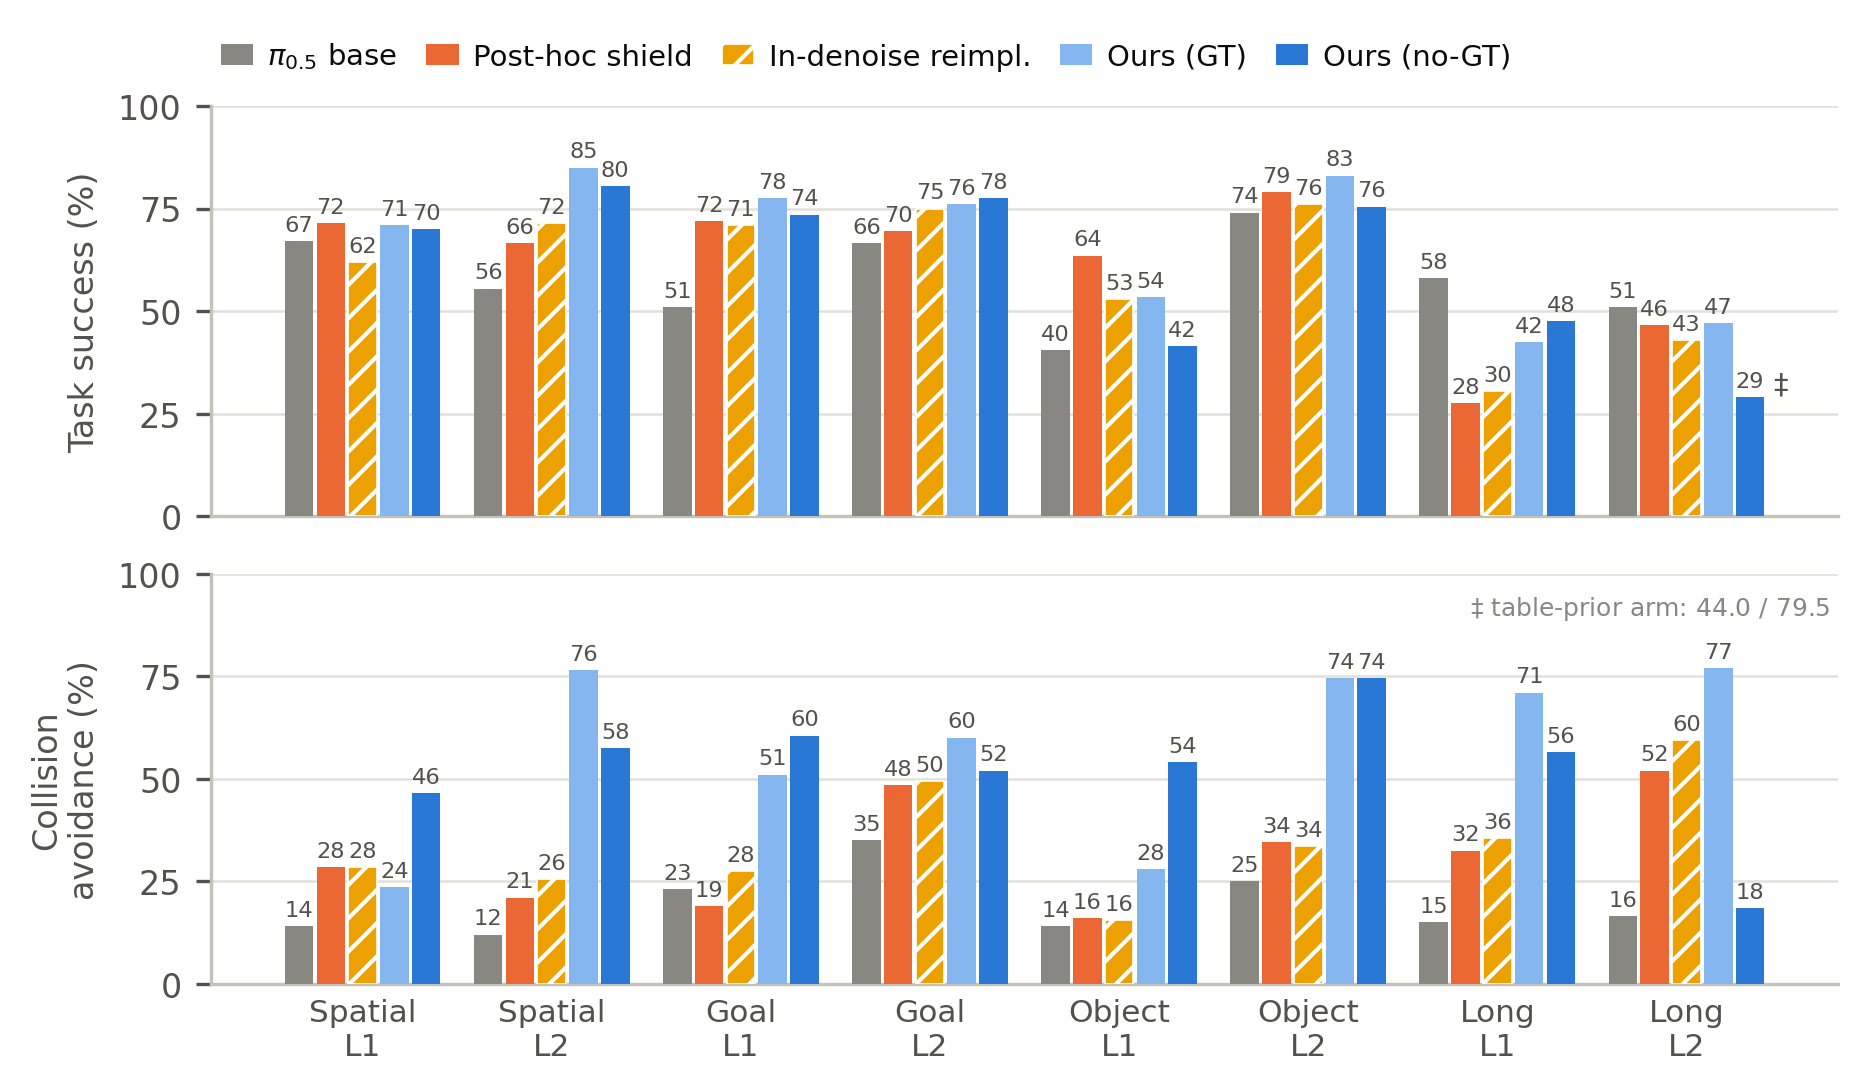

This figure's Python source:
"""SafeLIBERO five-arm board figure — sibling of fig_ls_board.py.

TSR per cell (top) + collision avoidance rate (bottom), five arms.
Numbers: Table tab:board in main.tex (frozen board, n=200/cell, >1mm
GT-hazard displacement criterion). Long L2 no-GT carries the
benchmark-definition-divergence dagger (table-prior arm 44.0/79.5).
"""
import matplotlib.pyplot as plt
import numpy as np

CELLS = ["Spatial\nL1", "Spatial\nL2", "Goal\nL1", "Goal\nL2",
         "Object\nL1", "Object\nL2", "Long\nL1", "Long\nL2"]

ARMS = [
    # name, TSR per cell, CAR per cell, color, hatch
    ("$\\pi_{0.5}$ base",  [67.0, 55.5, 51.0, 66.5, 40.5, 74.0, 58.0, 51.0],
                           [14.0, 12.0, 23.0, 35.0, 14.0, 25.0, 15.0, 16.5], "#898781", None),
    ("Post-hoc shield",    [71.5, 66.5, 72.0, 69.5, 63.5, 79.0, 27.5, 46.5],
                           [28.5, 21.0, 19.0, 48.5, 16.0, 34.5, 32.5, 52.0], "#eb6834", None),
    ("In-denoise reimpl.", [62.0, 71.5, 71.0, 75.0, 53.0, 76.0, 30.5, 43.0],
                           [28.5, 25.5, 27.5, 49.5, 15.5, 33.5, 35.5, 59.5], "#eda100", "///"),
    ("Ours (GT)",          [71.0, 85.0, 77.5, 76.0, 53.5, 83.0, 42.5, 47.0],
                           [23.5, 76.5, 51.0, 60.0, 28.0, 74.5, 71.0, 77.0], "#86b6ef", None),
    ("Ours (no-GT)",       [70.0, 80.5, 73.5, 77.5, 41.5, 75.5, 47.5, 29.0],
                           [46.5, 57.5, 60.5, 52.0, 54.0, 74.5, 56.5, 18.5], "#2a78d6", None),
]

INK, INK2, MUTED = "#0b0b0b", "#52514e", "#898781"
GRID, AXIS = "#e1e0d9", "#c3c2b7"

plt.rcParams.update({
    "font.family": "sans-serif",
    "font.sans-serif": ["DejaVu Sans"],
    "font.size": 8,
    "axes.edgecolor": AXIS,
    "axes.linewidth": 0.8,
    "text.color": INK,
    "axes.labelcolor": INK2,
    "xtick.color": INK2,
    "ytick.color": INK2,
})

fig, (ax_tsr, ax_car) = plt.subplots(
    2, 1, figsize=(7.0, 3.8), sharex=True,
    gridspec_kw={"height_ratios": [1.0, 1.0], "hspace": 0.14},
)

n_arms = len(ARMS)
n_cells = len(CELLS)
group_w = 0.84
bar_w = group_w / n_arms
x = np.arange(n_cells)

for ax, key in ((ax_tsr, 1), (ax_car, 2)):
    for i, arm in enumerate(ARMS):
        name, color, hatch = arm[0], arm[3], arm[4]
        vals = arm[key]
        pos = x - group_w / 2 + (i + 0.5) * bar_w
        bars = ax.bar(
            pos, vals, width=bar_w * 0.9, color=color, hatch=hatch,
            edgecolor="white" if hatch else "none", linewidth=0.4,
            label=name if key == 1 else None, zorder=3,
        )
        for b, v in zip(bars, vals):
            ax.annotate(f"{v:.0f}", (b.get_x() + b.get_width() / 2, v + 1.5),
                        ha="center", va="bottom", fontsize=5.4, color=INK2)
    ax.set_axisbelow(True)
    ax.grid(axis="y", color=GRID, linewidth=0.6)
    ax.spines[["top", "right"]].set_visible(False)
    ax.tick_params(axis="x", length=0)
    ax.set_ylim(0, 100)
    ax.set_yticks([0, 25, 50, 75, 100])

ax_tsr.set_ylabel("Task success (%)", fontsize=8)
ax_car.set_ylabel("Collision\navoidance (%)", fontsize=8)
ax_car.set_xticks(x)
ax_car.set_xticklabels(CELLS, fontsize=7.5)

# Long L2 no-GT benchmark-definition-divergence dagger
i_nogt = 4
pos_ll2 = 7 - group_w / 2 + (i_nogt + 0.5) * bar_w
ax_tsr.annotate("$\\ddagger$", (pos_ll2 + 0.12, 30.2), ha="left", fontsize=7,
                color=INK2)
ax_car.annotate("$\\ddagger$ table-prior arm: 44.0 / 79.5", (0.995, 0.90),
                xycoords="axes fraction", ha="right", fontsize=6.0,
                color=MUTED)

ax_tsr.legend(
    ncol=5, loc="lower left", bbox_to_anchor=(-0.01, 1.02), frameon=False,
    fontsize=7, handlelength=1.1, handletextpad=0.5, columnspacing=1.0,
)

fig.align_ylabels([ax_tsr, ax_car])
fig.savefig(__file__.replace("fig_sl_board.py", "fig_sl_board.png"),
            dpi=300, bbox_inches="tight", facecolor="white")
fig.savefig(__file__.replace("fig_sl_board.py", "fig_sl_board.pdf"),
            bbox_inches="tight", facecolor="white")
print("saved fig_sl_board.png/.pdf")
